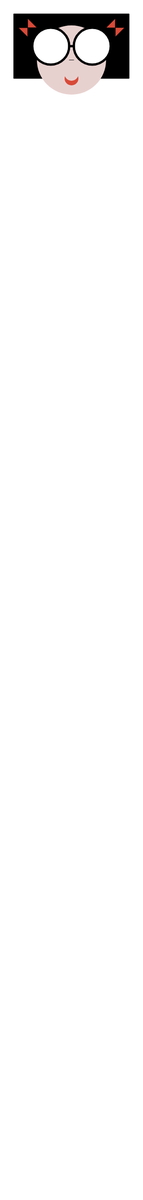
Frame 1 (no input)
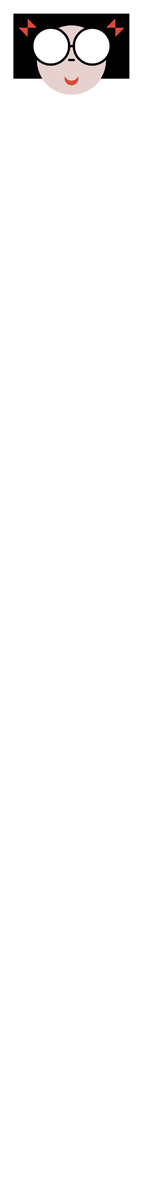
Frame 60 (no input)
Frame 120 (the mouse pressed at the canvas centre since frame 60): identical to frame 60, image omitted

The p5.js sketch that drew these frames (run headless with seeded random() and noise() and a simulated clock; from frame 60 on, the mouse is pressed at the canvas centre):

// p5.js sketch
// ── sketch.js
function setup() {
  //create the canvas at 800 by 600 pixels
  createCanvas(310, 2600);
  //make the background color gray
  background(255);
}

function draw() {
//hair
fill(0);
rect(30, 30, 250, 140);

//bows
fill(216, 74, 56);
triangle(40, 60, 60, 60, 60, 80);
triangle(60, 40, 60, 60, 80, 60);
triangle(230, 60, 250, 40, 250, 60);
triangle(250, 60, 250, 80, 270, 60);


//face
fill(231,209,207);
noStroke();
ellipse(155,130,150, 150);

//nose
stroke(0);
line(150, 130, 160, 130);

//glasses
strokeWeight(5);
fill(255);
ellipse(110, 100, 80, 80);
ellipse(200, 100, 80, 80);
line(150, 100, 160, 100);

//lips
noStroke();
fill(216, 74, 56);
ellipse(155, 170, 30, 30);
fill(231,209,207);
ellipse(155, 160, 30, 30);
}
